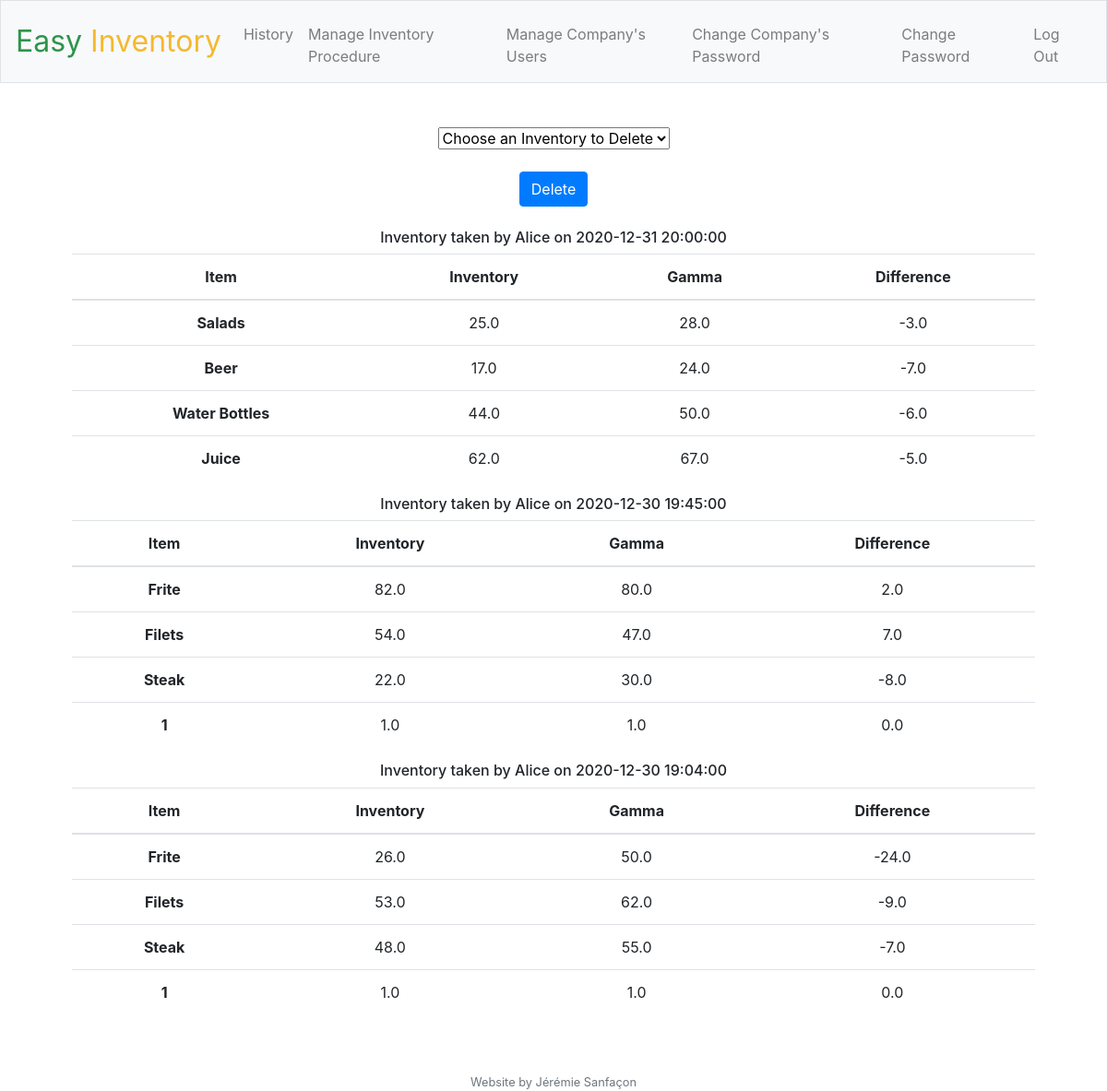
The app's page /history (signed in) with its own data.
### tables this page shows
CREATE TABLE 'inventory' ('name' text, 'amount' real, 'gamma' real, 'diff' real, 'user' text, 'date' timestamp DEFAULT CURRENT_TIMESTAMP, 'company' text);

### app.py (the view, shortened to what this page needs)
@app.route("/history", methods=["GET", "POST"])
@login_required
def history():
    if request.method == "GET":
        id = session["user_id"]
        company = db.execute("SELECT * FROM users WHERE id = :id", id=id)[0]['company']
        user = db.execute("SELECT * FROM users WHERE id = :id", id=id)[0]['username']
        inventories = db.execute("SELECT * FROM inventory WHERE company = :company", company=company)
        inventories_sorted = []
        date = ""
        if not inventories:
            return apology("No inventory has been taken yet")
        for item in inventories:
            item["date"] = item["date"][:-2] + "00"
            if date != item["date"]:
                try:
                    inventories_sorted.append(one_inventory)
                except:
                    pass
                one_inventory = []
                date = item["date"]
            one_inventory.append(item)
        inventories_sorted.append(one_inventory)
        return render_template("history.html", inventories=inventories_sorted[::-1])

### app.py (called while the page is built)
@app.after_request
def after_request(response):
    response.headers["Cache-Control"] = "no-cache, no-store, must-revalidate"
    response.headers["Expires"] = 0
    response.headers["Pragma"] = "no-cache"
    return response

### helpers.py (called while the page is built)
def login_required(f):
    @wraps(f)
    def decorated_function(*args, **kwargs):
        if session.get("user_id") is None:
            return redirect("/login")
        return f(*args, **kwargs)
    return decorated_function

### templates/history.html (shortened to what this page needs)
{% extends "layout.html" %}
{% block main %}
  {% if session.username == "admin" or session.username == "creator"%}
    <form action="/history" method="post">
      <select class="form-select" aria-label="Default select example" id="user" name="item" >
      <option selected value="0">     Choose an Inventory to Delete    </option>
      </select>
      <br>
      <br>
      <button class="btn btn-primary" type="submit">Delete</button>
    </form>
  {% endif %}
  <br>
  {% for inventory in inventories %}
  <table class="table">
      <h6>Inventory taken by {{inventory[0]["user"]}}  on {{inventory[0]["date"]}}</h6>
    <thead>
      <tr>
        <th scope="col">Item</th>
        <th scope="col">Inventory</th>
        <th scope="col">Gamma</th>
        <th scope="col">Difference</th>
      </tr>
    </thead>
    <tbody>
      {% for item in inventory %}
      <tr>
        <th scope="row">{{item["name"]}}</th>
        <td>{{item["amount"]}}</td>
        <td>{{item["gamma"]}}</td>
        <td>{{item["diff"]}}</td>
      </tr>
      {% endfor %}
    </tbody>
  </table>
  {% endfor %}
{% endblock %}

### templates/layout.html (shortened to what this page needs)
<!DOCTYPE html>
<html lang="en">
    <head>
        <link href="https://maxcdn.bootstrapcdn.com/bootstrap/4.1.3/css/bootstrap.min.css" rel="stylesheet">
        <link href="/static/styles.css" rel="stylesheet">
    </head>
    <body>
            <nav class="navbar navbar-expand-md navbar-light bg-light border">
            <a class="navbar-brand" href="/"><span class="green">Easy</span><span class="yellow"> Inventory</span></a>
            <div class="collapse navbar-collapse" id="navbar">
                {% if session.user_id %}
                    {% if session.username == "creator" %}
                        <ul class="navbar-nav mr-auto mt-2">
                            <li class="nav-item"><a class="nav-link" href="/history">History</a></li>
                            <li class="nav-item"><a class="nav-link" href="/procedure">Manage Inventory Procedure</a></li>
                        </ul>
                        <ul class="navbar-nav ml-auto mt-2">
                            <li class="nav-item"><a class="nav-link" href="/manage">Manage Company's Users</a></li>
                            <li class="nav-item"><a class="nav-link" href="/change_company">Change Company's Password</a></li>
                            <li class="nav-item"><a class="nav-link" href="/change">Change Password</a></li>
                            <li class="nav-item"><a class="nav-link" href="/logout">Log Out</a></li>
                        </ul>
                    {% endif %}
                {% else %}
                    <ul class="navbar-nav ml-auto mt-2">
                        <li class="nav-item"><a class="nav-link" href="/register">Register</a></li>
                        <li class="nav-item"><a class="nav-link" href="/login">Log In</a></li>
                    </ul>
                {% endif %}
            </div>
        </nav>
        <main class="container p-5">
            {% block main %}{% endblock %}
        </main>
        <footer class="small text-center text-muted">
             Website by Jérémie Sanfaçon
        </footer>
    </body>
</html>

### static/styles.css (style rules this page uses)
nav .navbar-brand { font-size: xx-large; }
nav .navbar-brand .yellow { color: #f5b82e; }
nav .navbar-brand .green { color: #2e944b; }
main { overflow-x: auto; text-align: center; }

### records on screen
inventory: user "Alice", date "2020-12-31 20:00:00", name "Salads", amount "25.0", gamma "28.0", diff "-3.0"
inventory: name "Beer", amount "17.0", gamma "24.0", diff "-7.0"
inventory: name "Water Bottles", amount "44.0", gamma "50.0", diff "-6.0"
inventory: name "Juice", amount "62.0", gamma "67.0", diff "-5.0"
inventory: user "Alice", date "2020-12-30 19:45:00", name "Frite", amount "82.0", gamma "80.0", diff "2.0"
inventory: name "Filets", amount "54.0", gamma "47.0", diff "7.0"
inventory: name "Steak", amount "22.0", gamma "30.0", diff "-8.0"
inventory: name "1", amount "1.0", gamma "1.0", diff "0.0"
inventory: user "Alice", date "2020-12-30 19:04:00", name "Frite", amount "26.0", gamma "50.0", diff "-24.0"
inventory: name "Filets", amount "53.0", gamma "62.0", diff "-9.0"
inventory: name "Steak", amount "48.0", gamma "55.0", diff "-7.0"
inventory: name "1", amount "1.0", gamma "1.0", diff "0.0"
